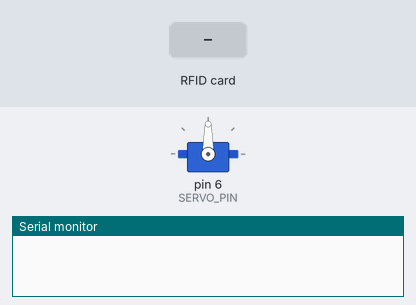
Bench run of a sketch on a simulated Arduino Uno, built with avr-gcc and run on an emulated ATmega328P. Parts: servo, the last lines printed to the serial monitor. The inputs (shaded band) are chosen by the test bench.

Above: at 1.2 s.
1.3 s: RFID card 4C 57 52 49 held to the reader
At 7.1 s:
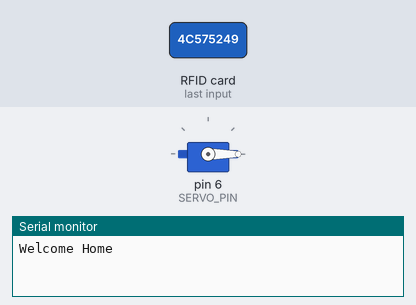
Timing chart, 0 to 8.6 s (numbered marks = the images above; inputs shaded):
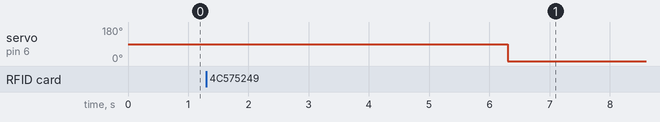

The sketch:

A2.ino
```cpp
#include <SPI.h>
#include <MFRC522.h>
#include <Servo.h> // Include the Servo library

#define SS_PIN 10
#define RST_PIN 9
#define SERVO_PIN 6
MFRC522 mfrc522(SS_PIN, RST_PIN);   // Create MFRC522 instance.
Servo myservo;  // Create Servo instance

String acceptableUID = "4C 57 52 49"; // Set the initial acceptable UID

void setup()
{
  Serial.begin(9600);   // Initiate a serial communication
  SPI.begin();      // Initiate  SPI bus
  mfrc522.PCD_Init();   // Initiate MFRC522
  myservo.attach(SERVO_PIN); // Attach the servo to the specified pin
}

void loop()
{
  // Check if there is data available on the Serial
  if (Serial.available() > 0) {
    String incomingUID = Serial.readStringUntil('\n');
    incomingUID.trim();
    if (incomingUID.length() > 0) {
      acceptableUID = incomingUID;
      Serial.println("Updated UID: " + acceptableUID);
    }
  }

  // Look for new cards
  if (!mfrc522.PICC_IsNewCardPresent())
  {
    return;
  }
  // Select one of the cards
  if (!mfrc522.PICC_ReadCardSerial())
  {
    return;
  }

  // Show UID on serial monitor
  String content = "";
  byte letter;
  for (byte i = 0; i < mfrc522.uid.size; i++)
  {
    content.concat(String(mfrc522.uid.uidByte[i] < 0x10 ? " 0" : " "));
    content.concat(String(mfrc522.uid.uidByte[i], HEX));
  }
  content.toUpperCase();

  if (content.substring(1) == acceptableUID) // Check if the UID matches the acceptable UID
  {
    Serial.println("Welcome Home");
    myservo.write(90); // Rotate the servo 90 degrees
    delay(5000);       // Wait for 5 seconds
    myservo.write(0);  // Rotate the servo back to its original position
    delay(3000);       // Wait for 3 seconds
  }
  else
  {
    Serial.println("Access denied");
    delay(3000);
  }
}
```

Measured:
- after the input at 1.3 s, servo on pin 6 (SERVO_PIN): 90° → 0° after 5.0 s
